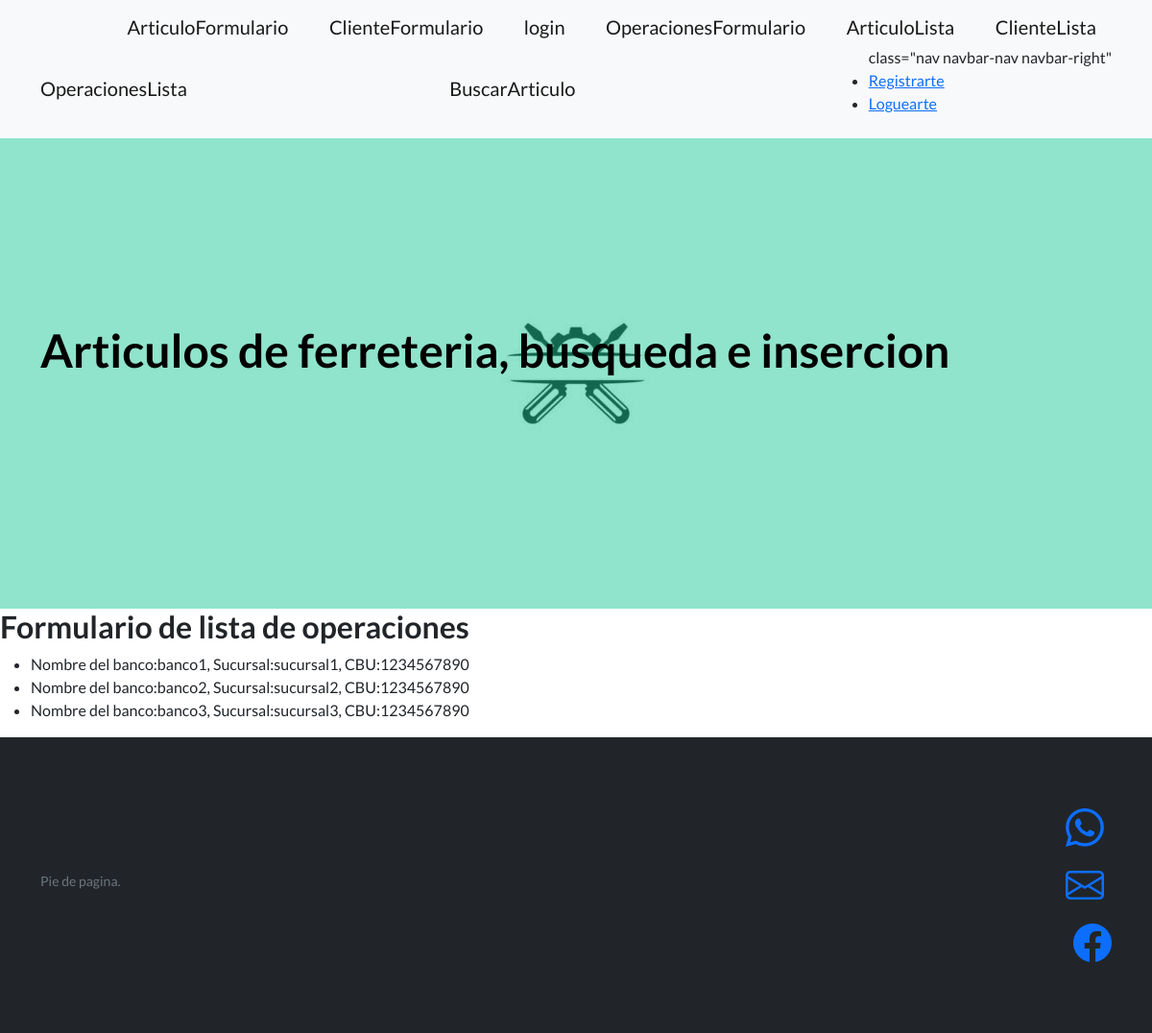
Screenshot of /AppCoder/OperacionesLista/ with the database file from the repository.
### AppCoder/models.py (models this page shows)
class Operaciones(models.Model):
    banco = models.CharField(max_length=40)
    sucursal = models.CharField(max_length=40)
    cbu = models.IntegerField()

### AppCoder/views.py (the view)
# urls.py: path('OperacionesLista/', views.operacionesLista, name="OperacionesLista"),
def operacionesLista(request) -> HttpResponse:
    lista = Operaciones.objects.all()
    return render(request, "operacionesLista.html", {"operacionesLista": lista})

### AppCoder/templates/operacionesLista.html
{% extends 'padre.html'%}
{% load static %}
{% block contenidoQueCambia %}
<h2>Formulario de lista de operaciones </h2>
<ul>
{% for operaciones in operacionesLista %}
<li>Nombre del banco:{{operaciones.banco}}, Sucursal:{{operaciones.sucursal}}, CBU:{{operaciones.cbu}}</li>
{% endfor %}
</ul>
{% endblock contenidoQueCambia %}

### rows the page displays
Operaciones: banco "banco1", sucursal "sucursal1", cbu "1234567890"
Operaciones: banco "banco2", sucursal "sucursal2", cbu "1234567890"
Operaciones: banco "banco3", sucursal "sucursal3", cbu "1234567890"
